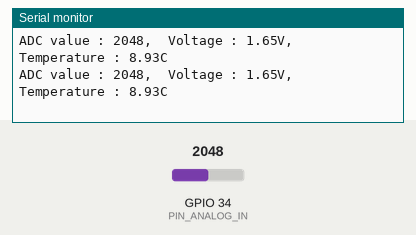
Simulated run of this sketch. Board: ESP32. On the bench: the last lines printed to the serial monitor. Inputs (shaded band) come from the test bench; at power-on: GPIO 34 (PIN_ANALOG_IN) = 2048.

Above: at 1.8 s.
1.9 s: GPIO 34 (PIN_ANALOG_IN) set to 2866
At 2.8 s:
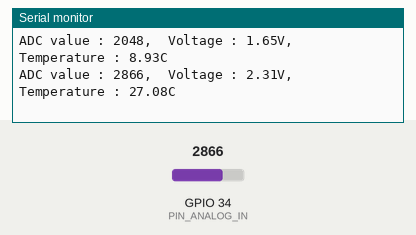
3.4 s: GPIO 34 (PIN_ANALOG_IN) set to 3603
At 4.4 s:
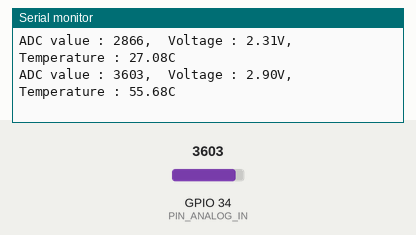
Timing chart, 0 to 6.4 s (numbered marks = the images above; inputs shaded):
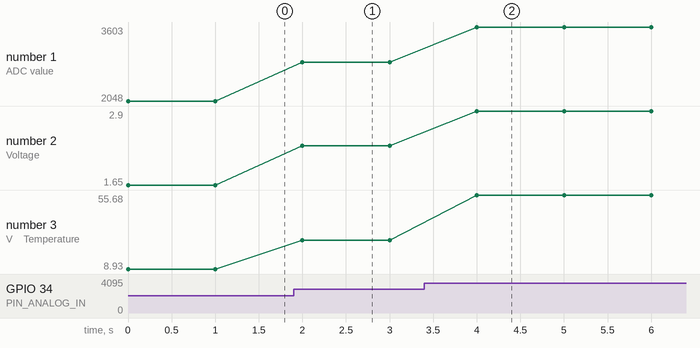

Measured:
- after the input at 1.9 s, the serial monitor: prints a new line after 0.10 s (image 1)
- after the input at 3.4 s, the serial monitor: prints a new line after 0.60 s (image 2)
- plotted number 1: 2048 → 2866 after the input at 1.9 s, 2866 → 3603 after the input at 3.4 s
- plotted number 2: 1.65 → 2.31 after the input at 1.9 s, 2.31 → 2.9 after the input at 3.4 s
- plotted number 3: 8.93 → 27.08 after the input at 1.9 s, 27.08 → 55.68 after the input at 3.4 s

The sketch:

Temperature_sensor.ino
```cpp
//**********************************************************************************
/*
 * Filename    : Temperature sensor
 * Description : Making a thermometer by thermistor.
 * Auther      : http//www.keyestudio.com
*/
#define PIN_ANALOG_IN   34
void setup() {
  Serial.begin(9600);
}

void loop() {
  int adcValue = analogRead(PIN_ANALOG_IN);                       //read ADC pin
  double voltage = (float)adcValue / 4095.0 * 3.3;                // calculate voltage
  double Rt = (3.3 - voltage) / voltage * 10;                     //calculate resistance value of thermistor
  double tempK = 1 / (1 / (273.15 + 25) + log(Rt / 4.7) / 3950.0); //calculate temperature (Kelvin)
  double tempC = tempK - 273.15;                                  //calculate temperature (Celsius)
  Serial.printf("ADC value : %d,\tVoltage : %.2fV, \tTemperature : %.2fC\n", adcValue, voltage, tempC);
  delay(1000);
}
//**********************************************************************************
```
